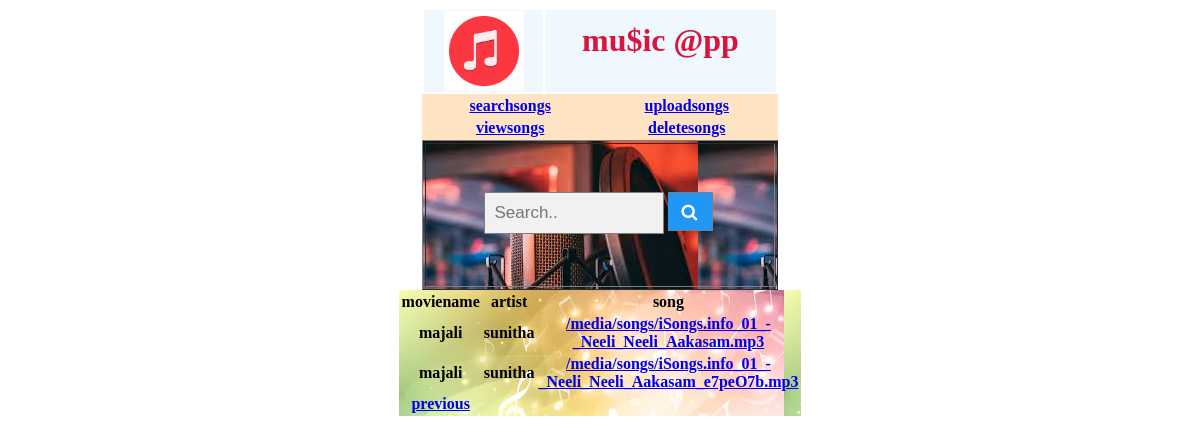
The page /artistsong/?A=sunitha on the database its author committed.
### app/models.py (models this page shows)
class UploadModel(models.Model):
    moviename=models.CharField(max_length=30)
    artist=models.CharField(max_length=30)
    song=models.FileField(upload_to='songs/')

### app/views.py (the view)
# urls.py: path('artistsong/',views.ArtistStong.as_view(),name="artistsong"),
class ArtistStong(View):
    def get(self,request):
        a=request.GET.get("A")
        aa=UploadModel.objects.filter(artist=a)
        return render(request,"artistasongs.html",{"artsong":aa})

### templates/artistasongs.html
{% include 'opensearchpage.html' %}
{% load static %}
<table align ="center" border="0" width="30%" style="background-image: url('{% static "images/mmi.webp"%}')";>
    <tr>
        <th>moviename</th>
        <th>artist</th>
        <th>song</th>
    </tr>
    {% for x in artsong %}
        <tr>
        <th>{{ x.moviename }}</th>
        <th>{{ x.artist }}</th>
        <th><a href="{% url 'playsong' %}?n={{ x.song.url }}"> {{ x.song.url }} </a></th>
        </tr>
    {% endfor %}
<tr>
    <th> <a href="{% url 'musichome' %}">previous</a></th>
    </tr>
</table>

### templates/menu comman.html (style rules this page uses)
th { font-family: silentreaction }

### rows shown on the page
UploadModel: moviename "majali", artist "sunitha", song "/media/songs/iSongs.info_01_-_Neeli_Neeli_Aakasam.mp3"
UploadModel: moviename "majali", artist "sunitha", song "/media/songs/iSongs.info_01_-_Neeli_Neeli_Aakasam_e7peO7b.mp3"
